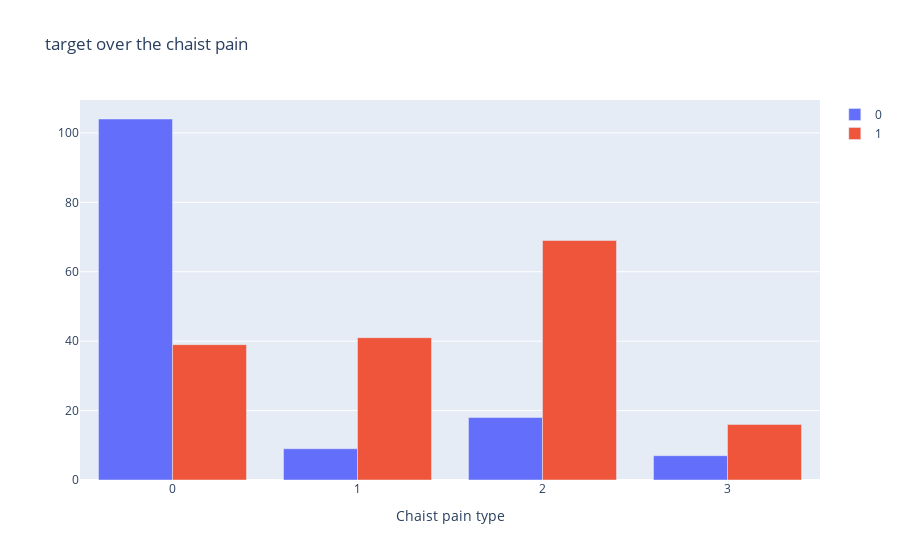

The notebook cell this image was saved under:
### Code cell
col='cp'
d1=df[df['target']==0]
d2=df[df['target']==1]
v1=d1[col].value_counts().reset_index()
v1=v1.rename(columns={col:'count','index':col})
v1['percent']=v1['count'].apply(lambda x : 100*x/sum(v1['count']))
v1=v1.sort_values(col)
v2=d2[col].value_counts().reset_index()
v2=v2.rename(columns={col:'count','index':col})
v2['percent']=v2['count'].apply(lambda x : 100*x/sum(v2['count']))
v2=v2.sort_values(col)
trace1 = go.Bar(x=v1[col], y=v1["count"], name=0)
trace2 = go.Bar(x=v2[col], y=v2["count"], name=1)
data = [trace1, trace2]
layout={'title':"target over the chaist pain",'xaxis':{'title':"Chaist pain type"}}
#layout = go.Layout(title="Content added over the years", legend=dict(x=0.1, y=1.1, orientation="h"))
fig = go.Figure(data, layout=layout)
iplot(fig)

### Figure 1 — Plotly figure (JSON) as saved in the notebook; plotly's stock layout.template omitted (floating-point values rounded to 4 significant figures)
{"data": [{"name": "0", "type": "bar", "x": [0, 1, 2, 3], "y": [104, 9, 18, 7]}, {"name": "1", "type": "bar", "x": [0, 1, 2, 3], "y": [39, 41, 69, 16]}], "layout": {"title": {"text": "target over the chaist pain"}, "xaxis": {"title": {"text": "Chaist pain type"}}}}
